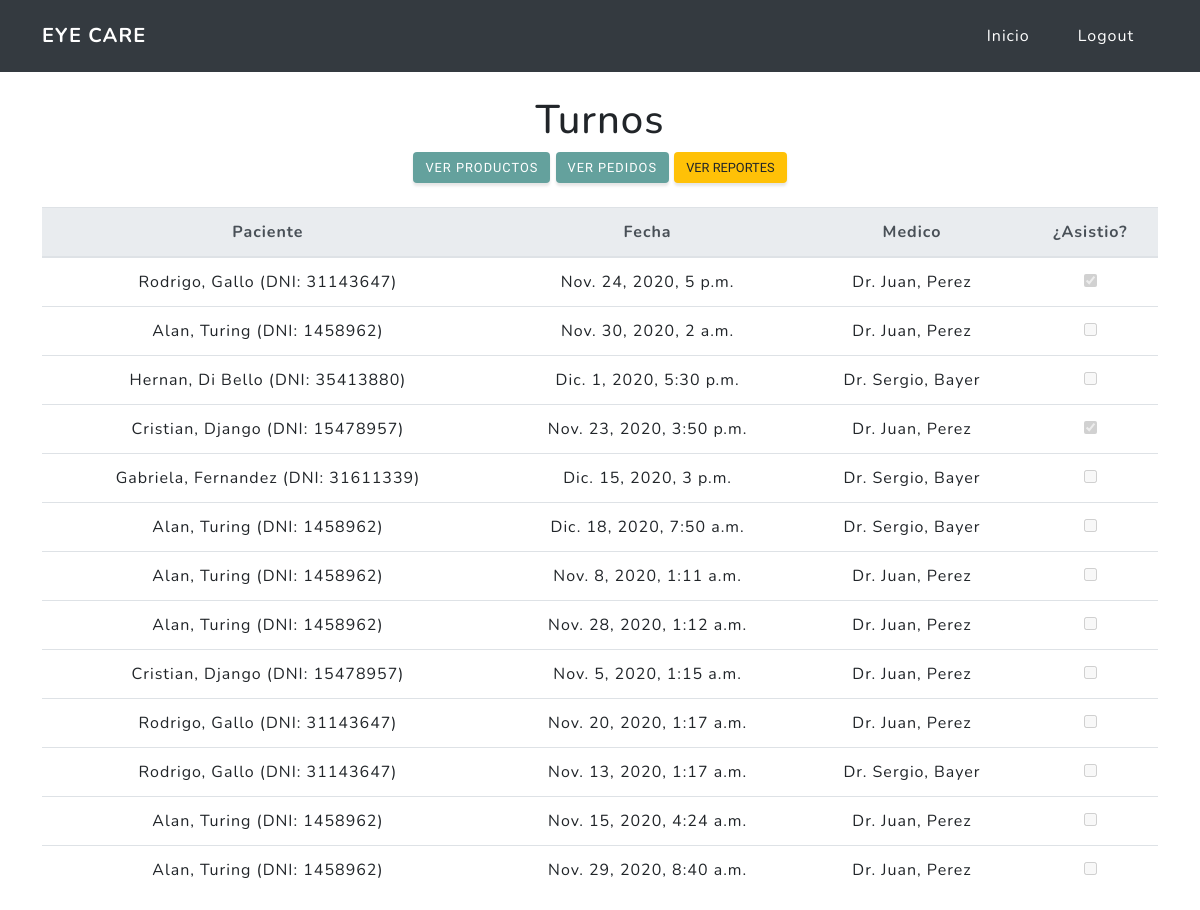
The app's page /gerente/vista_general/turnos/ (signed in) with its own data.
### appointments/models.py (models this page shows, shortened)
class Appointment(models.Model):
    patient = models.ForeignKey(Patient, on_delete=models.CASCADE,
                                verbose_name="Paciente",
                                related_name="Paciente")
    date = models.DateTimeField(unique=True,
                                verbose_name="Fecha")
    medic = models.ForeignKey(settings.AUTH_USER_MODEL,
                              limit_choices_to=Q(groups__name='Medico'),
                              on_delete=models.CASCADE,
                              verbose_name="Medico")
    was_present = models.BooleanField(default=False,
                                      verbose_name="¿Atendido?")
    class Meta:
        verbose_name = "Turno"
        verbose_name_plural = "Turnos"

### patient/models.py (models this page shows)
class Patient(models.Model):
    document_id = models.IntegerField(primary_key=True,
                                      unique=True,
                                      verbose_name="DNI")
    first_name = models.CharField(max_length=64,
                                  verbose_name="Nombre")
    last_name = models.CharField(max_length=64,
                                 verbose_name="Apellido")
    medical_history = models.TextField(max_length=256,
                                       verbose_name="Historia Medica")
    class Meta:
        verbose_name = "Paciente"
        verbose_name_plural = "Pacientes"
    def __str__(self):
        return f"{self.first_name}, {self.last_name} (DNI: {self.document_id})"

### appointments/views.py (the view)
class OverviewAppointmentList(ListView):
    model = Appointment
    template_name_suffix = "_overview"

### appointments/models.py (called while the page is built)
def get_name(self):
    return f"{self.first_name}, {self.last_name}"

### appointments/templates/appointments/appointment_overview.html (shortened to what this page needs)
{% extends "index/base.html" %}
{% load static %}
{% block navbar %} {% include "index/logout.html" %}{% endblock %}
{% block custom_imports %}
<link rel="stylesheet" href="//code.jquery.com/ui/1.12.1/themes/base/jquery-ui.css">
<link rel="stylesheet" href="https://cdnjs.cloudflare.com/ajax/libs/font-awesome/4.7.0/css/font-awesome.min.css">
{% endblock %}
{% block content %}
<div class="container mt-4 text-center">
    <h1>Turnos</h1>
    <a href="{% url 'orders:products_overview'%}" class="btn btn-primary">Ver Productos</a>
    <a href="{% url 'orders:orders_overview'%}" class="btn btn-primary">Ver Pedidos</a>
    <button class="btn btn-warning " data-toggle="modal" data-target=".bd-example-modal-sm">Ver Reportes</button>
    <br>
    <table class="table mt-4">
        <tr>
            <thead class="thead-light">
            <tr>
                <th scope="col">Paciente</th>
                <th scope="col">Fecha</th>
                <th scope="col">Medico</th>
                <th scope="col">¿Asistio?</th>
            </tr>
            </thead>
            <tbody>
            {% for appointment in object_list %}
            <tr>
                <td>{{appointment.patient}}</td>
                <td>{{appointment.date}}</td>
                <td>{{appointment.medic}}</td>
                <td><input type="checkbox" name="published" {% if appointment.was_present %}checked{% endif %}
                           disabled="false"/></td>
            </tr>
            {% endfor %}
            </tbody>
        </tr>
    </table>
</div>
<link href="{% static '/css/report_datepicker.css' %}" rel="stylesheet"/>
{% endblock %}

### records on screen
Appointment: patient "Rodrigo, Gallo (DNI: 31143647)", date "Nov. 24, 2020, 5 p.m.", medic "Dr. Juan, Perez", was_present "☑"
Appointment: patient "Alan, Turing (DNI: 1458962)", date "Nov. 30, 2020, 2 a.m.", medic "Dr. Juan, Perez"
Appointment: patient "Hernan, Di Bello (DNI: 35413880)", date "Dic. 1, 2020, 5:30 p.m.", medic "Dr. Sergio, Bayer"
Appointment: patient "Cristian, Django (DNI: 15478957)", date "Nov. 23, 2020, 3:50 p.m.", medic "Dr. Juan, Perez", was_present "☑"
Appointment: patient "Gabriela, Fernandez (DNI: 31611339)", date "Dic. 15, 2020, 3 p.m.", medic "Dr. Sergio, Bayer"
Appointment: patient "Alan, Turing (DNI: 1458962)", date "Dic. 18, 2020, 7:50 a.m.", medic "Dr. Sergio, Bayer"
Appointment: patient "Alan, Turing (DNI: 1458962)", date "Nov. 8, 2020, 1:11 a.m.", medic "Dr. Juan, Perez"
Appointment: patient "Alan, Turing (DNI: 1458962)", date "Nov. 28, 2020, 1:12 a.m.", medic "Dr. Juan, Perez"
Appointment: patient "Cristian, Django (DNI: 15478957)", date "Nov. 5, 2020, 1:15 a.m.", medic "Dr. Juan, Perez"
Appointment: patient "Rodrigo, Gallo (DNI: 31143647)", date "Nov. 20, 2020, 1:17 a.m.", medic "Dr. Juan, Perez"
Appointment: patient "Rodrigo, Gallo (DNI: 31143647)", date "Nov. 13, 2020, 1:17 a.m.", medic "Dr. Sergio, Bayer"
Appointment: patient "Alan, Turing (DNI: 1458962)", date "Nov. 15, 2020, 4:24 a.m.", medic "Dr. Juan, Perez"
Appointment: patient "Alan, Turing (DNI: 1458962)", date "Nov. 29, 2020, 8:40 a.m.", medic "Dr. Juan, Perez"
